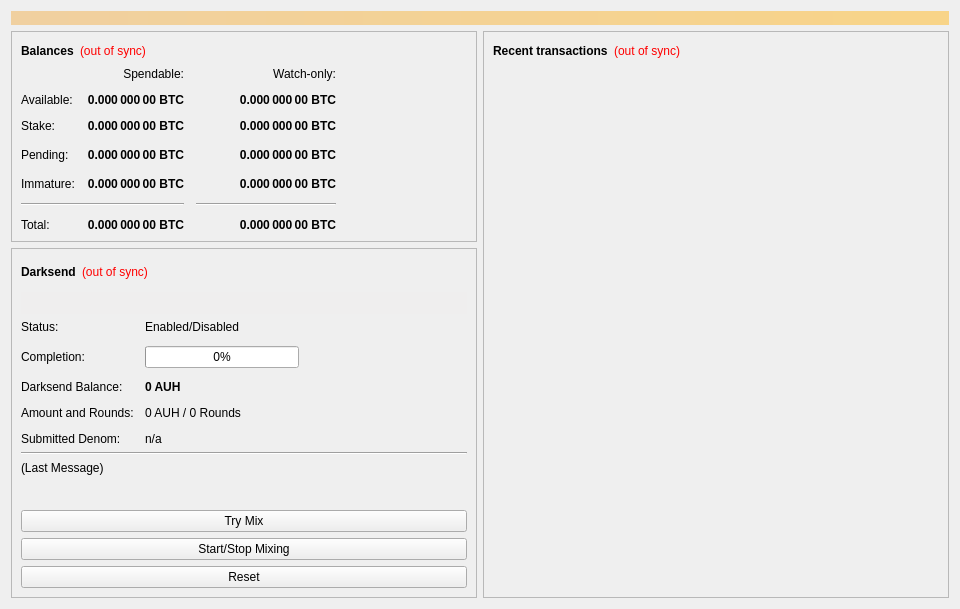
<?xml version="1.0" encoding="UTF-8"?>
<ui version="4.0">
 <class>OverviewPage</class>
 <widget class="QWidget" name="OverviewPage">
  <property name="geometry">
   <rect>
    <x>0</x>
    <y>0</y>
    <width>960</width>
    <height>594</height>
   </rect>
  </property>
  <property name="minimumSize">
   <size>
    <width>960</width>
    <height>0</height>
   </size>
  </property>
  <property name="windowTitle">
   <string>Form</string>
  </property>
  <layout class="QVBoxLayout" name="topLayout">
   <item>
    <widget class="QLabel" name="labelAlerts">
     <property name="visible">
      <bool>false</bool>
     </property>
     <property name="styleSheet">
      <string notr="true">background-color: qlineargradient(x1: 0, y1: 0, x2: 1, y2: 0, stop:0 #F0D0A0, stop:1 #F8D488); color:#000000;</string>
     </property>
     <property name="wordWrap">
      <bool>true</bool>
     </property>
     <property name="margin">
      <number>3</number>
     </property>
    </widget>
   </item>
   <item>
    <layout class="QHBoxLayout" name="horizontalLayout" stretch="1,1">
     <item>
      <layout class="QVBoxLayout" name="verticalLayout_2">
       <item>
        <widget class="QFrame" name="frame">
         <property name="frameShape">
          <enum>QFrame::StyledPanel</enum>
         </property>
         <property name="frameShadow">
          <enum>QFrame::Raised</enum>
         </property>
         <layout class="QVBoxLayout" name="verticalLayout_4">
          <item>
           <layout class="QHBoxLayout" name="horizontalLayout_4">
            <item>
             <widget class="QLabel" name="label_5">
              <property name="font">
               <font>
                <weight>75</weight>
                <bold>true</bold>
               </font>
              </property>
              <property name="text">
               <string>Balances</string>
              </property>
             </widget>
            </item>
            <item>
             <widget class="QLabel" name="labelWalletStatus">
              <property name="cursor">
               <cursorShape>WhatsThisCursor</cursorShape>
              </property>
              <property name="toolTip">
               <string>The displayed information may be out of date. Your wallet automatically synchronizes with the Gold Hawgs network after a connection is established, but this process has not completed yet.</string>
              </property>
              <property name="styleSheet">
               <string notr="true">QLabel { color: red; }</string>
              </property>
              <property name="text">
               <string notr="true">(out of sync)</string>
              </property>
              <property name="alignment">
               <set>Qt::AlignLeading|Qt::AlignLeft|Qt::AlignVCenter</set>
              </property>
             </widget>
            </item>
            <item>
             <spacer name="horizontalSpacer_3">
              <property name="orientation">
               <enum>Qt::Horizontal</enum>
              </property>
              <property name="sizeHint" stdset="0">
               <size>
                <width>40</width>
                <height>20</height>
               </size>
              </property>
             </spacer>
            </item>
           </layout>
          </item>
          <item>
           <layout class="QGridLayout" name="gridLayout">
            <property name="spacing">
             <number>12</number>
            </property>
            <item row="3" column="2">
             <widget class="QLabel" name="labelWatchPending">
              <property name="font">
               <font>
                <weight>75</weight>
                <bold>true</bold>
               </font>
              </property>
              <property name="cursor">
               <cursorShape>IBeamCursor</cursorShape>
              </property>
              <property name="toolTip">
               <string>Unconfirmed transactions to watch-only addresses</string>
              </property>
              <property name="text">
               <string notr="true">0.000 000 00 BTC</string>
              </property>
              <property name="alignment">
               <set>Qt::AlignRight|Qt::AlignTrailing|Qt::AlignVCenter</set>
              </property>
              <property name="textInteractionFlags">
               <set>Qt::LinksAccessibleByMouse|Qt::TextSelectableByKeyboard|Qt::TextSelectableByMouse</set>
              </property>
             </widget>
            </item>
            <item row="3" column="1">
             <widget class="QLabel" name="labelUnconfirmed">
              <property name="font">
               <font>
                <weight>75</weight>
                <bold>true</bold>
               </font>
              </property>
              <property name="cursor">
               <cursorShape>IBeamCursor</cursorShape>
              </property>
              <property name="toolTip">
               <string>Total of transactions that have yet to be confirmed, and do not yet count toward the spendable balance</string>
              </property>
              <property name="text">
               <string notr="true">0.000 000 00 BTC</string>
              </property>
              <property name="alignment">
               <set>Qt::AlignRight|Qt::AlignTrailing|Qt::AlignVCenter</set>
              </property>
              <property name="textInteractionFlags">
               <set>Qt::LinksAccessibleByMouse|Qt::TextSelectableByKeyboard|Qt::TextSelectableByMouse</set>
              </property>
             </widget>
            </item>
            <item row="4" column="2">
             <widget class="QLabel" name="labelWatchImmature">
              <property name="font">
               <font>
                <weight>75</weight>
                <bold>true</bold>
               </font>
              </property>
              <property name="cursor">
               <cursorShape>IBeamCursor</cursorShape>
              </property>
              <property name="toolTip">
               <string>Mined balance in watch-only addresses that has not yet matured</string>
              </property>
              <property name="text">
               <string notr="true">0.000 000 00 BTC</string>
              </property>
              <property name="alignment">
               <set>Qt::AlignRight|Qt::AlignTrailing|Qt::AlignVCenter</set>
              </property>
              <property name="textInteractionFlags">
               <set>Qt::LinksAccessibleByMouse|Qt::TextSelectableByKeyboard|Qt::TextSelectableByMouse</set>
              </property>
             </widget>
            </item>
            <item row="5" column="0" colspan="2">
             <widget class="Line" name="lineSpendableBalance">
              <property name="orientation">
               <enum>Qt::Horizontal</enum>
              </property>
             </widget>
            </item>
            <item row="5" column="2">
             <widget class="Line" name="lineWatchBalance">
              <property name="sizePolicy">
               <sizepolicy hsizetype="Preferred" vsizetype="Fixed">
                <horstretch>0</horstretch>
                <verstretch>0</verstretch>
               </sizepolicy>
              </property>
              <property name="minimumSize">
               <size>
                <width>140</width>
                <height>0</height>
               </size>
              </property>
              <property name="orientation">
               <enum>Qt::Horizontal</enum>
              </property>
             </widget>
            </item>
            <item row="6" column="0">
             <widget class="QLabel" name="labelTotalText">
              <property name="text">
               <string>Total:</string>
              </property>
             </widget>
            </item>
            <item row="4" column="1">
             <widget class="QLabel" name="labelImmature">
              <property name="font">
               <font>
                <weight>75</weight>
                <bold>true</bold>
               </font>
              </property>
              <property name="cursor">
               <cursorShape>IBeamCursor</cursorShape>
              </property>
              <property name="toolTip">
               <string>Mined balance that has not yet matured</string>
              </property>
              <property name="text">
               <string notr="true">0.000 000 00 BTC</string>
              </property>
              <property name="alignment">
               <set>Qt::AlignRight|Qt::AlignTrailing|Qt::AlignVCenter</set>
              </property>
              <property name="textInteractionFlags">
               <set>Qt::LinksAccessibleByMouse|Qt::TextSelectableByKeyboard|Qt::TextSelectableByMouse</set>
              </property>
             </widget>
            </item>
            <item row="3" column="3">
             <spacer name="horizontalSpacer_2">
              <property name="orientation">
               <enum>Qt::Horizontal</enum>
              </property>
              <property name="sizeHint" stdset="0">
               <size>
                <width>40</width>
                <height>20</height>
               </size>
              </property>
             </spacer>
            </item>
            <item row="4" column="0">
             <widget class="QLabel" name="labelImmatureText">
              <property name="text">
               <string>Immature:</string>
              </property>
             </widget>
            </item>
            <item row="6" column="1">
             <widget class="QLabel" name="labelTotal">
              <property name="font">
               <font>
                <weight>75</weight>
                <bold>true</bold>
               </font>
              </property>
              <property name="cursor">
               <cursorShape>IBeamCursor</cursorShape>
              </property>
              <property name="toolTip">
               <string>Your current total balance</string>
              </property>
              <property name="text">
               <string notr="true">0.000 000 00 BTC</string>
              </property>
              <property name="alignment">
               <set>Qt::AlignRight|Qt::AlignTrailing|Qt::AlignVCenter</set>
              </property>
              <property name="textInteractionFlags">
               <set>Qt::LinksAccessibleByMouse|Qt::TextSelectableByKeyboard|Qt::TextSelectableByMouse</set>
              </property>
             </widget>
            </item>
            <item row="6" column="2">
             <widget class="QLabel" name="labelWatchTotal">
              <property name="font">
               <font>
                <weight>75</weight>
                <bold>true</bold>
               </font>
              </property>
              <property name="cursor">
               <cursorShape>IBeamCursor</cursorShape>
              </property>
              <property name="toolTip">
               <string>Current total balance in watch-only addresses</string>
              </property>
              <property name="text">
               <string notr="true">0.000 000 00 BTC</string>
              </property>
              <property name="alignment">
               <set>Qt::AlignRight|Qt::AlignTrailing|Qt::AlignVCenter</set>
              </property>
              <property name="textInteractionFlags">
               <set>Qt::LinksAccessibleByMouse|Qt::TextSelectableByKeyboard|Qt::TextSelectableByMouse</set>
              </property>
             </widget>
            </item>
            <item row="0" column="2">
             <widget class="QLabel" name="labelWatchonly">
              <property name="text">
               <string>Watch-only:</string>
              </property>
              <property name="alignment">
               <set>Qt::AlignRight|Qt::AlignTrailing|Qt::AlignVCenter</set>
              </property>
             </widget>
            </item>
            <item row="1" column="0">
             <widget class="QLabel" name="labelBalanceText">
              <property name="text">
               <string>Available:</string>
              </property>
             </widget>
            </item>
            <item row="1" column="1">
             <widget class="QLabel" name="labelBalance">
              <property name="font">
               <font>
                <weight>75</weight>
                <bold>true</bold>
               </font>
              </property>
              <property name="cursor">
               <cursorShape>IBeamCursor</cursorShape>
              </property>
              <property name="toolTip">
               <string>Your current spendable balance</string>
              </property>
              <property name="text">
               <string notr="true">0.000 000 00 BTC</string>
              </property>
              <property name="alignment">
               <set>Qt::AlignRight|Qt::AlignTrailing|Qt::AlignVCenter</set>
              </property>
              <property name="textInteractionFlags">
               <set>Qt::LinksAccessibleByMouse|Qt::TextSelectableByKeyboard|Qt::TextSelectableByMouse</set>
              </property>
             </widget>
            </item>
            <item row="2" column="0">
             <widget class="QLabel" name="label_10">
              <property name="text">
               <string>Stake:</string>
              </property>
             </widget>
            </item>
            <item row="2" column="1">
             <widget class="QLabel" name="labelStake">
              <property name="font">
               <font>
                <weight>75</weight>
                <bold>true</bold>
               </font>
              </property>
              <property name="cursor">
               <cursorShape>IBeamCursor</cursorShape>
              </property>
              <property name="toolTip">
               <string>Total of coins that was staked, and do not yet count toward the current balance</string>
              </property>
              <property name="text">
               <string notr="true">0.000 000 00 BTC</string>
              </property>
              <property name="alignment">
               <set>Qt::AlignRight|Qt::AlignTrailing|Qt::AlignVCenter</set>
              </property>
              <property name="textInteractionFlags">
               <set>Qt::LinksAccessibleByMouse|Qt::TextSelectableByKeyboard|Qt::TextSelectableByMouse</set>
              </property>
             </widget>
            </item>
            <item row="2" column="2">
             <widget class="QLabel" name="labelWatchStake">
              <property name="font">
               <font>
                <weight>75</weight>
                <bold>true</bold>
               </font>
              </property>
              <property name="cursor">
               <cursorShape>IBeamCursor</cursorShape>
              </property>
              <property name="toolTip">
               <string>Total of coins that was staked in watch-only addresses, and do not yet count toward the current watch-only balance</string>
              </property>
              <property name="text">
               <string notr="true">0.000 000 00 BTC</string>
              </property>
              <property name="alignment">
               <set>Qt::AlignRight|Qt::AlignTrailing|Qt::AlignVCenter</set>
              </property>
              <property name="textInteractionFlags">
               <set>Qt::LinksAccessibleByMouse|Qt::TextSelectableByKeyboard|Qt::TextSelectableByMouse</set>
              </property>
             </widget>
            </item>
            <item row="1" column="2">
             <widget class="QLabel" name="labelWatchAvailable">
              <property name="font">
               <font>
                <weight>75</weight>
                <bold>true</bold>
               </font>
              </property>
              <property name="cursor">
               <cursorShape>IBeamCursor</cursorShape>
              </property>
              <property name="toolTip">
               <string>Your current balance in watch-only addresses</string>
              </property>
              <property name="text">
               <string notr="true">0.000 000 00 BTC</string>
              </property>
              <property name="alignment">
               <set>Qt::AlignRight|Qt::AlignTrailing|Qt::AlignVCenter</set>
              </property>
              <property name="textInteractionFlags">
               <set>Qt::LinksAccessibleByMouse|Qt::TextSelectableByKeyboard|Qt::TextSelectableByMouse</set>
              </property>
             </widget>
            </item>
            <item row="3" column="0">
             <widget class="QLabel" name="labelPendingText">
              <property name="text">
               <string>Pending:</string>
              </property>
             </widget>
            </item>
            <item row="0" column="1">
             <widget class="QLabel" name="labelSpendable">
              <property name="text">
               <string>Spendable:</string>
              </property>
              <property name="alignment">
               <set>Qt::AlignRight|Qt::AlignTrailing|Qt::AlignVCenter</set>
              </property>
             </widget>
            </item>
           </layout>
          </item>
         </layout>
        </widget>
       </item>
       <item>
        <widget class="QFrame" name="frameDarksend">
         <property name="sizePolicy">
          <sizepolicy hsizetype="Expanding" vsizetype="Expanding">
           <horstretch>0</horstretch>
           <verstretch>0</verstretch>
          </sizepolicy>
         </property>
         <property name="minimumSize">
          <size>
           <width>0</width>
           <height>350</height>
          </size>
         </property>
         <property name="layoutDirection">
          <enum>Qt::LeftToRight</enum>
         </property>
         <property name="frameShape">
          <enum>QFrame::StyledPanel</enum>
         </property>
         <property name="frameShadow">
          <enum>QFrame::Raised</enum>
         </property>
         <layout class="QVBoxLayout" name="verticalLayout_5">
          <item>
           <layout class="QHBoxLayout" name="horizontalLayout_5">
            <item>
             <widget class="QLabel" name="label_2">
              <property name="font">
               <font>
                <weight>75</weight>
                <bold>true</bold>
               </font>
              </property>
              <property name="text">
               <string>Darksend</string>
              </property>
             </widget>
            </item>
            <item>
             <widget class="QLabel" name="labelDarksendSyncStatus">
              <property name="toolTip">
               <string>The displayed information may be out of date. Your wallet automatically synchronizes with the Gold Hawgs network after a connection is established, but this process has not completed yet.</string>
              </property>
              <property name="styleSheet">
               <string notr="true">QLabel { color: red; }</string>
              </property>
              <property name="text">
               <string notr="true">(out of sync)</string>
              </property>
              <property name="alignment">
               <set>Qt::AlignLeading|Qt::AlignLeft|Qt::AlignVCenter</set>
              </property>
             </widget>
            </item>
            <item>
             <spacer name="horizontalSpacer_4">
              <property name="orientation">
               <enum>Qt::Horizontal</enum>
              </property>
              <property name="sizeHint" stdset="0">
               <size>
                <width>40</width>
                <height>20</height>
               </size>
              </property>
             </spacer>
            </item>
           </layout>
          </item>
          <item>
           <widget class="QPushButton" name="runAutoDenom">
            <property name="palette">
             <palette>
              <active>
               <colorrole role="WindowText">
                <brush brushstyle="SolidPattern">
                 <color alpha="255">
                  <red>0</red>
                  <green>0</green>
                  <blue>0</blue>
                 </color>
                </brush>
               </colorrole>
               <colorrole role="Button">
                <brush brushstyle="SolidPattern">
                 <color alpha="255">
                  <red>239</red>
                  <green>238</green>
                  <blue>238</blue>
                 </color>
                </brush>
               </colorrole>
               <colorrole role="Light">
                <brush brushstyle="SolidPattern">
                 <color alpha="255">
                  <red>255</red>
                  <green>255</green>
                  <blue>255</blue>
                 </color>
                </brush>
               </colorrole>
               <colorrole role="Midlight">
                <brush brushstyle="SolidPattern">
                 <color alpha="255">
                  <red>247</red>
                  <green>246</green>
                  <blue>246</blue>
                 </color>
                </brush>
               </colorrole>
               <colorrole role="Dark">
                <brush brushstyle="SolidPattern">
                 <color alpha="255">
                  <red>119</red>
                  <green>119</green>
                  <blue>119</blue>
                 </color>
                </brush>
               </colorrole>
               <colorrole role="Mid">
                <brush brushstyle="SolidPattern">
                 <color alpha="255">
                  <red>159</red>
                  <green>159</green>
                  <blue>159</blue>
                 </color>
                </brush>
               </colorrole>
               <colorrole role="Text">
                <brush brushstyle="SolidPattern">
                 <color alpha="255">
                  <red>0</red>
                  <green>0</green>
                  <blue>0</blue>
                 </color>
                </brush>
               </colorrole>
               <colorrole role="BrightText">
                <brush brushstyle="SolidPattern">
                 <color alpha="255">
                  <red>255</red>
                  <green>255</green>
                  <blue>255</blue>
                 </color>
                </brush>
               </colorrole>
               <colorrole role="ButtonText">
                <brush brushstyle="SolidPattern">
                 <color alpha="255">
                  <red>0</red>
                  <green>0</green>
                  <blue>0</blue>
                 </color>
                </brush>
               </colorrole>
               <colorrole role="Base">
                <brush brushstyle="SolidPattern">
                 <color alpha="255">
                  <red>255</red>
                  <green>255</green>
                  <blue>255</blue>
                 </color>
                </brush>
               </colorrole>
               <colorrole role="Window">
                <brush brushstyle="SolidPattern">
                 <color alpha="255">
                  <red>239</red>
                  <green>238</green>
                  <blue>238</blue>
                 </color>
                </brush>
               </colorrole>
               <colorrole role="Shadow">
                <brush brushstyle="SolidPattern">
                 <color alpha="255">
                  <red>0</red>
                  <green>0</green>
                  <blue>0</blue>
                 </color>
                </brush>
               </colorrole>
               <colorrole role="AlternateBase">
                <brush brushstyle="SolidPattern">
                 <color alpha="255">
                  <red>247</red>
                  <green>246</green>
                  <blue>246</blue>
                 </color>
                </brush>
               </colorrole>
               <colorrole role="ToolTipBase">
                <brush brushstyle="SolidPattern">
                 <color alpha="255">
                  <red>255</red>
                  <green>255</green>
                  <blue>220</blue>
                 </color>
                </brush>
               </colorrole>
               <colorrole role="ToolTipText">
                <brush brushstyle="SolidPattern">
                 <color alpha="255">
                  <red>0</red>
                  <green>0</green>
                  <blue>0</blue>
                 </color>
                </brush>
               </colorrole>
              </active>
              <inactive>
               <colorrole role="WindowText">
                <brush brushstyle="SolidPattern">
                 <color alpha="255">
                  <red>0</red>
                  <green>0</green>
                  <blue>0</blue>
                 </color>
                </brush>
               </colorrole>
               <colorrole role="Button">
                <brush brushstyle="SolidPattern">
                 <color alpha="255">
                  <red>239</red>
                  <green>238</green>
                  <blue>238</blue>
                 </color>
                </brush>
               </colorrole>
               <colorrole role="Light">
                <brush brushstyle="SolidPattern">
                 <color alpha="255">
                  <red>255</red>
                  <green>255</green>
                  <blue>255</blue>
                 </color>
                </brush>
               </colorrole>
               <colorrole role="Midlight">
                <brush brushstyle="SolidPattern">
                 <color alpha="255">
                  <red>247</red>
                  <green>246</green>
                  <blue>246</blue>
                 </color>
                </brush>
               </colorrole>
               <colorrole role="Dark">
                <brush brushstyle="SolidPattern">
                 <color alpha="255">
                  <red>119</red>
                  <green>119</green>
                  <blue>119</blue>
                 </color>
                </brush>
               </colorrole>
               <colorrole role="Mid">
                <brush brushstyle="SolidPattern">
                 <color alpha="255">
                  <red>159</red>
                  <green>159</green>
                  <blue>159</blue>
                 </color>
                </brush>
               </colorrole>
               <colorrole role="Text">
                <brush brushstyle="SolidPattern">
                 <color alpha="255">
                  <red>0</red>
                  <green>0</green>
                  <blue>0</blue>
                 </color>
                </brush>
               </colorrole>
               <colorrole role="BrightText">
                <brush brushstyle="SolidPattern">
                 <color alpha="255">
                  <red>255</red>
                  <green>255</green>
                  <blue>255</blue>
                 </color>
                </brush>
               </colorrole>
               <colorrole role="ButtonText">
                <brush brushstyle="SolidPattern">
                 <color alpha="255">
                  <red>0</red>
                  <green>0</green>
                  <blue>0</blue>
                 </color>
                </brush>
               </colorrole>
               <colorrole role="Base">
                <brush brushstyle="SolidPattern">
                 <color alpha="255">
                  <red>255</red>
                  <green>255</green>
                  <blue>255</blue>
                 </color>
                </brush>
               </colorrole>
               <colorrole role="Window">
                <brush brushstyle="SolidPattern">
                 <color alpha="255">
                  <red>239</red>
                  <green>238</green>
                  <blue>238</blue>
                 </color>
                </brush>
               </colorrole>
               <colorrole role="Shadow">
                <brush brushstyle="SolidPattern">
                 <color alpha="255">
                  <red>0</red>
                  <green>0</green>
                  <blue>0</blue>
                 </color>
                </brush>
               </colorrole>
               <colorrole role="AlternateBase">
                <brush brushstyle="SolidPattern">
                 <color alpha="255">
                  <red>247</red>
                  <green>246</green>
                  <blue>246</blue>
                 </color>
                </brush>
               </colorrole>
               <colorrole role="ToolTipBase">
                <brush brushstyle="SolidPattern">
                 <color alpha="255">
                  <red>255</red>
                  <green>255</green>
                  <blue>220</blue>
                 </color>
                </brush>
               </colorrole>
               <colorrole role="ToolTipText">
                <brush brushstyle="SolidPattern">
                 <color alpha="255">
                  <red>0</red>
                  <green>0</green>
                  <blue>0</blue>
                 </color>
                </brush>
               </colorrole>
              </inactive>
              <disabled>
               <colorrole role="WindowText">
                <brush brushstyle="SolidPattern">
                 <color alpha="255">
                  <red>119</red>
                  <green>119</green>
                  <blue>119</blue>
                 </color>
                </brush>
               </colorrole>
               <colorrole role="Button">
                <brush brushstyle="SolidPattern">
                 <color alpha="255">
                  <red>239</red>
                  <green>238</green>
                  <blue>238</blue>
                 </color>
                </brush>
               </colorrole>
               <colorrole role="Light">
                <brush brushstyle="SolidPattern">
                 <color alpha="255">
                  <red>255</red>
                  <green>255</green>
                  <blue>255</blue>
                 </color>
                </brush>
               </colorrole>
               <colorrole role="Midlight">
                <brush brushstyle="SolidPattern">
                 <color alpha="255">
                  <red>247</red>
                  <green>246</green>
                  <blue>246</blue>
                 </color>
                </brush>
               </colorrole>
               <colorrole role="Dark">
                <brush brushstyle="SolidPattern">
                 <color alpha="255">
                  <red>119</red>
                  <green>119</green>
                  <blue>119</blue>
                 </color>
                </brush>
               </colorrole>
               <colorrole role="Mid">
                <brush brushstyle="SolidPattern">
                 <color alpha="255">
                  <red>159</red>
                  <green>159</green>
                  <blue>159</blue>
                 </color>
                </brush>
               </colorrole>
               <colorrole role="Text">
                <brush brushstyle="SolidPattern">
                 <color alpha="255">
                  <red>119</red>
                  <green>119</green>
                  <blue>119</blue>
                 </color>
                </brush>
               </colorrole>
               <colorrole role="BrightText">
                <brush brushstyle="SolidPattern">
                 <color alpha="255">
                  <red>255</red>
                  <green>255</green>
                  <blue>255</blue>
                 </color>
                </brush>
               </colorrole>
               <colorrole role="ButtonText">
                <brush brushstyle="SolidPattern">
                 <color alpha="255">
                  <red>119</red>
                  <green>119</green>
                  <blue>119</blue>
                 </color>
                </brush>
               </colorrole>
               <colorrole role="Base">
                <brush brushstyle="SolidPattern">
                 <color alpha="255">
                  <red>239</red>
                  <green>238</green>
                  <blue>238</blue>
                 </color>
                </brush>
               </colorrole>
               <colorrole role="Window">
                <brush brushstyle="SolidPattern">
                 <color alpha="255">
                  <red>239</red>
                  <green>238</green>
                  <blue>238</blue>
                 </color>
                </brush>
               </colorrole>
               <colorrole role="Shadow">
                <brush brushstyle="SolidPattern">
                 <color alpha="255">
                  <red>0</red>
                  <green>0</green>
                  <blue>0</blue>
                 </color>
                </brush>
               </colorrole>
               <colorrole role="AlternateBase">
                <brush brushstyle="SolidPattern">
                 <color alpha="255">
                  <red>239</red>
                  <green>238</green>
                  <blue>238</blue>
                 </color>
                </brush>
               </colorrole>
               <colorrole role="ToolTipBase">
                <brush brushstyle="SolidPattern">
                 <color alpha="255">
                  <red>255</red>
                  <green>255</green>
                  <blue>220</blue>
                 </color>
                </brush>
               </colorrole>
               <colorrole role="ToolTipText">
                <brush brushstyle="SolidPattern">
                 <color alpha="255">
                  <red>0</red>
                  <green>0</green>
                  <blue>0</blue>
                 </color>
                </brush>
               </colorrole>
              </disabled>
             </palette>
            </property>
            <property name="focusPolicy">
             <enum>Qt::NoFocus</enum>
            </property>
            <property name="autoFillBackground">
             <bool>true</bool>
            </property>
            <property name="text">
             <string/>
            </property>
            <property name="flat">
             <bool>true</bool>
            </property>
           </widget>
          </item>
          <item>
           <layout class="QFormLayout" name="formLayout">
            <property name="fieldGrowthPolicy">
             <enum>QFormLayout::AllNonFixedFieldsGrow</enum>
            </property>
            <property name="horizontalSpacing">
             <number>11</number>
            </property>
            <property name="verticalSpacing">
             <number>12</number>
            </property>
            <item row="0" column="0">
             <widget class="QLabel" name="label_6">
              <property name="text">
               <string>Status:</string>
              </property>
             </widget>
            </item>
            <item row="1" column="0">
             <widget class="QLabel" name="label_7">
              <property name="text">
               <string>Completion:</string>
              </property>
             </widget>
            </item>
            <item row="1" column="1">
             <widget class="QProgressBar" name="darksendProgress">
              <property name="maximumSize">
               <size>
                <width>154</width>
                <height>16777215</height>
               </size>
              </property>
              <property name="value">
               <number>0</number>
              </property>
             </widget>
            </item>
            <item row="3" column="0">
             <widget class="QLabel" name="labelAnonymizedText">
              <property name="text">
               <string>Darksend Balance:</string>
              </property>
             </widget>
            </item>
            <item row="3" column="1">
             <widget class="QLabel" name="labelAnonymized">
              <property name="font">
               <font>
                <weight>75</weight>
                <bold>true</bold>
               </font>
              </property>
              <property name="text">
               <string notr="true">0 AUH</string>
              </property>
             </widget>
            </item>
            <item row="4" column="0">
             <widget class="QLabel" name="label_8">
              <property name="text">
               <string>Amount and Rounds:</string>
              </property>
             </widget>
            </item>
            <item row="4" column="1">
             <widget class="QLabel" name="labelAmountRounds">
              <property name="text">
               <string>0 AUH / 0 Rounds</string>
              </property>
             </widget>
            </item>
            <item row="5" column="0">
             <widget class="QLabel" name="label_9">
              <property name="text">
               <string>Submitted Denom:</string>
              </property>
             </widget>
            </item>
            <item row="5" column="1">
             <widget class="QLabel" name="labelSubmittedDenom">
              <property name="toolTip">
               <string>The denominations you submitted to the Masternode.&lt;br&gt;To mix, other users must submit the exact same denominations.</string>
              </property>
              <property name="text">
               <string>n/a</string>
              </property>
             </widget>
            </item>
            <item row="0" column="1">
             <widget class="QLabel" name="darksendEnabled">
              <property name="text">
               <string>Enabled/Disabled</string>
              </property>
             </widget>
            </item>
           </layout>
          </item>
          <item>
           <widget class="Line" name="lineLastMessage">
            <property name="orientation">
             <enum>Qt::Horizontal</enum>
            </property>
           </widget>
          </item>
          <item>
           <widget class="QLabel" name="darksendStatus">
            <property name="minimumSize">
             <size>
              <width>288</width>
              <height>43</height>
             </size>
            </property>
            <property name="text">
             <string>(Last Message)</string>
            </property>
            <property name="alignment">
             <set>Qt::AlignLeading|Qt::AlignLeft|Qt::AlignTop</set>
            </property>
            <property name="wordWrap">
             <bool>true</bool>
            </property>
           </widget>
          </item>
          <item>
           <widget class="QPushButton" name="darksendAuto">
            <property name="sizePolicy">
             <sizepolicy hsizetype="MinimumExpanding" vsizetype="Fixed">
              <horstretch>0</horstretch>
              <verstretch>0</verstretch>
             </sizepolicy>
            </property>
            <property name="toolTip">
             <string>Try to manually submit a Darksend request.</string>
            </property>
            <property name="text">
             <string>Try Mix</string>
            </property>
           </widget>
          </item>
          <item>
           <widget class="QPushButton" name="toggleDarksend">
            <property name="sizePolicy">
             <sizepolicy hsizetype="MinimumExpanding" vsizetype="Fixed">
              <horstretch>0</horstretch>
              <verstretch>0</verstretch>
             </sizepolicy>
            </property>
            <property name="text">
             <string>Start/Stop Mixing</string>
            </property>
           </widget>
          </item>
          <item>
           <widget class="QPushButton" name="darksendReset">
            <property name="sizePolicy">
             <sizepolicy hsizetype="MinimumExpanding" vsizetype="Fixed">
              <horstretch>0</horstretch>
              <verstretch>0</verstretch>
             </sizepolicy>
            </property>
            <property name="toolTip">
             <string>Reset the current status of Darksend (can interrupt Darksend if it's in the process of Mixing, which can cost you money!)</string>
            </property>
            <property name="autoFillBackground">
             <bool>false</bool>
            </property>
            <property name="text">
             <string>Reset</string>
            </property>
           </widget>
          </item>
         </layout>
        </widget>
       </item>
       <item>
        <spacer name="verticalSpacer">
         <property name="orientation">
          <enum>Qt::Vertical</enum>
         </property>
         <property name="sizeHint" stdset="0">
          <size>
           <width>20</width>
           <height>40</height>
          </size>
         </property>
        </spacer>
       </item>
      </layout>
     </item>
     <item>
      <layout class="QVBoxLayout" name="verticalLayout_3">
       <item>
        <widget class="QFrame" name="frame_2">
         <property name="frameShape">
          <enum>QFrame::StyledPanel</enum>
         </property>
         <property name="frameShadow">
          <enum>QFrame::Raised</enum>
         </property>
         <layout class="QVBoxLayout" name="verticalLayout">
          <item>
           <layout class="QHBoxLayout" name="horizontalLayout_2">
            <item>
             <widget class="QLabel" name="label_4">
              <property name="font">
               <font>
                <weight>75</weight>
                <bold>true</bold>
               </font>
              </property>
              <property name="text">
               <string>Recent transactions</string>
              </property>
             </widget>
            </item>
            <item>
             <widget class="QLabel" name="labelTransactionsStatus">
              <property name="cursor">
               <cursorShape>WhatsThisCursor</cursorShape>
              </property>
              <property name="toolTip">
               <string>The displayed information may be out of date. Your wallet automatically synchronizes with the Gold Hawgs network after a connection is established, but this process has not completed yet.</string>
              </property>
              <property name="styleSheet">
               <string notr="true">QLabel { color: red; }</string>
              </property>
              <property name="text">
               <string notr="true">(out of sync)</string>
              </property>
              <property name="alignment">
               <set>Qt::AlignRight|Qt::AlignTrailing|Qt::AlignVCenter</set>
              </property>
             </widget>
            </item>
            <item>
             <spacer name="horizontalSpacer">
              <property name="orientation">
               <enum>Qt::Horizontal</enum>
              </property>
              <property name="sizeHint" stdset="0">
               <size>
                <width>40</width>
                <height>20</height>
               </size>
              </property>
             </spacer>
            </item>
           </layout>
          </item>
          <item>
           <widget class="QListView" name="listTransactions">
            <property name="styleSheet">
             <string notr="true">QListView { background: transparent; }</string>
            </property>
            <property name="frameShape">
             <enum>QFrame::NoFrame</enum>
            </property>
            <property name="verticalScrollBarPolicy">
             <enum>Qt::ScrollBarAlwaysOff</enum>
            </property>
            <property name="horizontalScrollBarPolicy">
             <enum>Qt::ScrollBarAlwaysOff</enum>
            </property>
            <property name="selectionMode">
             <enum>QAbstractItemView::NoSelection</enum>
            </property>
           </widget>
          </item>
         </layout>
        </widget>
       </item>
      </layout>
     </item>
    </layout>
   </item>
  </layout>
 </widget>
 <resources/>
 <connections/>
</ui>
